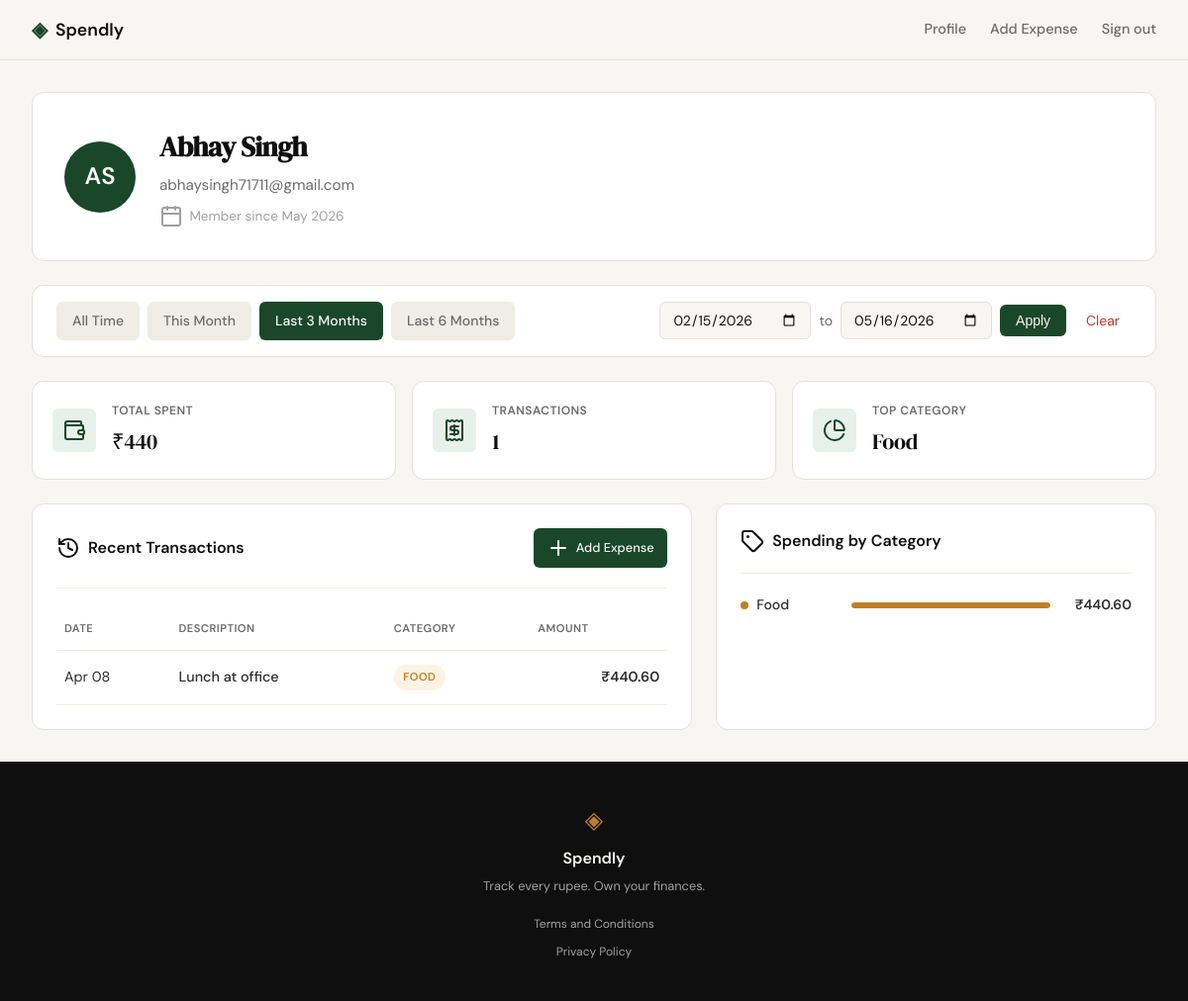
The page /profile?date_from=2026-02-15&date_to=2026-05-16 (signed in) on the database as committed earlier.
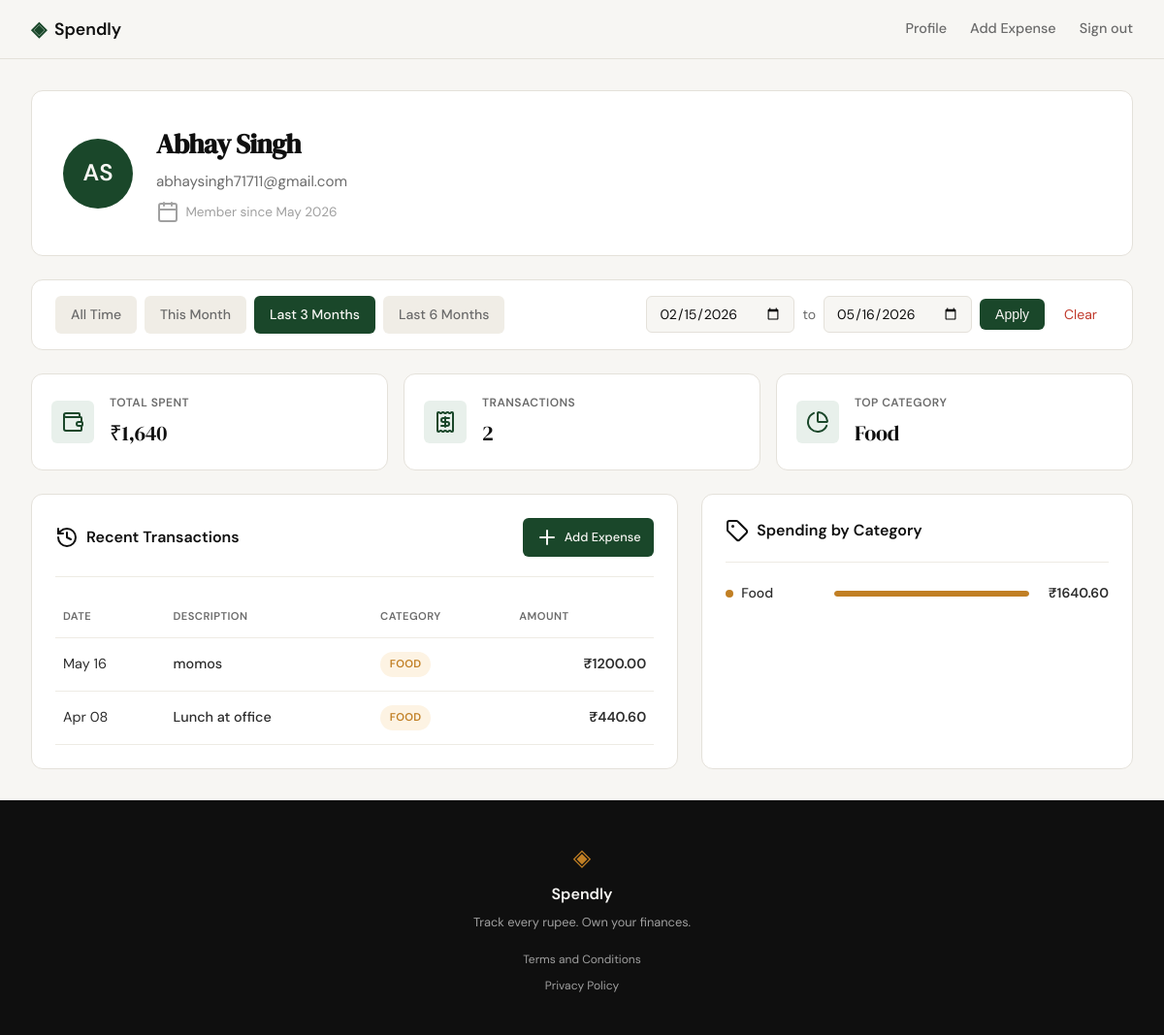
The same page on the database as committed later.
### tables this page shows
CREATE TABLE expenses (
            id INTEGER PRIMARY KEY AUTOINCREMENT,
            user_id INTEGER NOT NULL,
            amount REAL NOT NULL,
            category TEXT NOT NULL,
            date TEXT NOT NULL,
            description TEXT,
            created_at TEXT DEFAULT (datetime('now')),
            FOREIGN KEY (user_id) REFERENCES users(id)
        );

### app.py (the view)
@app.route("/profile")
def profile():
    if not session.get("user_id"):
        return redirect(url_for("login"))
    user_id = session.get("user_id")
    user = get_user_by_id(user_id)
    if not user:
        session.clear()
        return redirect(url_for("login"))
    date_from, date_to, start_date, end_date, active_filter = parse_date_filter(
        request.args
    )
    stats = get_user_stats(user_id, start_date, end_date)
    transactions = get_user_expenses(user_id, start_date, end_date)
    category_totals = {}
    for tx in transactions:
        cat = tx["category"]
        category_totals[cat] = round(category_totals.get(cat, 0) + tx["amount"], 2)
    color_map = {
        "Food": "orange",
        "Transport": "blue",
        "Bills": "purple",
        "Health": "red",
        "Shopping": "green",
        "Entertainment": "cyan",
    }
    max_amount = max(category_totals.values()) if category_totals else 1
    categories = []
    for name, amount in sorted(
        category_totals.items(), key=lambda x: x[1], reverse=True
    ):
        bar_width = int(round((amount / max_amount) * 100)) if max_amount > 0 else 0
        categories.append(
            {
                "name": name,
                "amount": amount,
                "color": color_map.get(name, "gray"),
                "bar_width": bar_width,
            }
        )
    today = date.today()
    this_month_start = date(today.year, today.month, 1).strftime("%Y-%m-%d")
    three_months_ago = (today - timedelta(days=90)).strftime("%Y-%m-%d")
    six_months_ago = (today - timedelta(days=180)).strftime("%Y-%m-%d")
    today_str = today.strftime("%Y-%m-%d")
    if date_from == this_month_start and date_to == today_str:
        active_filter = "this_month"
    elif date_from == three_months_ago and date_to == today_str:
        active_filter = "last_3_months"
    elif date_from == six_months_ago and date_to == today_str:
        active_filter = "last_6_months"
    return render_template(
        "profile.html",
        user=user,
        stats=stats,
        transactions=transactions,
        categories=categories,
        max_category_amount=max_amount,
        date_from=date_from,
        date_to=date_to,
        active_filter=active_filter,
        this_month_start=this_month_start,
        three_months_ago=three_months_ago,
        six_months_ago=six_months_ago,
        today=today_str,
    )

### database/db.py (called while the page is built)
def get_db():
    conn = sqlite3.connect(DATABASE_PATH)
    conn.row_factory = sqlite3.Row
    conn.execute("PRAGMA foreign_keys = ON")
    return conn

def get_user_by_id(user_id):
    conn = get_db()
    cur = conn.cursor()
    cur.execute(
        "SELECT id, name, email, created_at FROM users WHERE id = ?", (user_id,)
    )
    user = cur.fetchone()
    conn.close()
    if user:
        return {
            "id": user["id"],
            "name": user["name"],
            "email": user["email"],
            "member_since": format_member_date(user["created_at"]),
        }
    return None

def format_member_date(date_str):
    if not date_str:
        return "Unknown"
    try:
        from datetime import datetime
        dt = datetime.strptime(date_str, "%Y-%m-%d %H:%M:%S")
        return dt.strftime("%B %Y")
    except Exception:
        return date_str

def format_expense_date(date_str):
    if not date_str:
        return ""
    try:
        from datetime import datetime
        dt = datetime.strptime(date_str, "%Y-%m-%d")
        return dt.strftime("%b %d")
    except Exception:
        return date_str

### templates/profile.html (shortened to what the changed rows need)
{% extends "base.html" %}
{% block head %}
<link rel="stylesheet" href="{{ url_for('static', filename='css/profile.css') }}">
{% endblock %}
{% block content %}
<div class="profile-page">
    <div class="profile-container">
        <div class="profile-header-card">
            <div class="user-info">
                <h1 class="user-name">{{ user.name }}</h1>
            </div>
        </div>
        <div class="stats-row">
            <div class="stat-card">
                <div class="stat-content">
                    <span class="stat-label">Total Spent</span>
                    <span class="stat-value">₹{{ "{:,}".format(stats.total_spent) }}</span>
                </div>
            </div>
            <div class="stat-card">
                <div class="stat-content">
                    <span class="stat-label">Transactions</span>
                    <span class="stat-value">{{ stats.transactions }}</span>
                </div>
            </div>
        </div>
        <div class="profile-grid">
            <div class="transactions-card">
                <div class="card-header">
                    <h2 class="card-title">
                        <i data-lucide="history"></i>
                        Recent Transactions
                    </h2>
                </div>
                <div class="table-wrapper">
                    <table class="transactions-table">
                        <thead>
                            <tr>
                                <th>Date</th>
                                <th>Description</th>
                                <th>Category</th>
                                <th class="text-right">Amount</th>
                            </tr>
                        </thead>
                        <tbody>
                            {% for tx in transactions %}
                            <tr>
                                <td class="tx-date">{{ tx.date }}</td>
                                <td class="tx-desc">{{ tx.description }}</td>
                                <td>
                                    <span class="category-badge category-{{ tx.category|lower }}">
                                        {{ tx.category }}
                                    </span>
                                </td>
                                <td class="tx-amount">₹{{ "%.2f"|format(tx.amount) }}</td>
                            </tr>
                            {% endfor %}
                        </tbody>
                    </table>
                </div>
            </div>
            <div class="categories-card">
                <div class="card-header">
                    <h2 class="card-title">
                        <i data-lucide="tag"></i>
                        Spending by Category
                    </h2>
                </div>
                <div class="categories-list">
                    {% for cat in categories %}
                    <div class="category-row">
                        <div class="category-info">
                            <span class="category-dot category-dot-{{ cat.color }}"></span>
                            <span class="category-name">{{ cat.name }}</span>
                        </div>
                        <div class="category-bar-container">
                            <div class="category-bar">
                                <div class="category-fill category-fill-{{ cat.color }}" style="width: {{ cat.bar_width }}%;"></div>
                            </div>
                        </div>
                        <span class="category-amount">₹{{ "%.2f"|format(cat.amount) }}</span>
                    </div>
                    {% endfor %}
                </div>
            </div>
        </div>
    </div>
</div>
{% endblock %}

Rows that differ between the two databases and show on the page:
no longer on one of the page's lists (row unchanged): expenses: name "Food", amount "440.60"
added expenses: date "May 16", description "momos", category "FOOD", amount "1200.00", name "Food", {{ cat.bar_width }} 100 (drawn), amount "1640.60"
Other text that changed with them:
{{ "{:,}".format(stats.total_spent) }}: "440" → "1,640"
{{ stats.transactions }}: "1" → "2"
